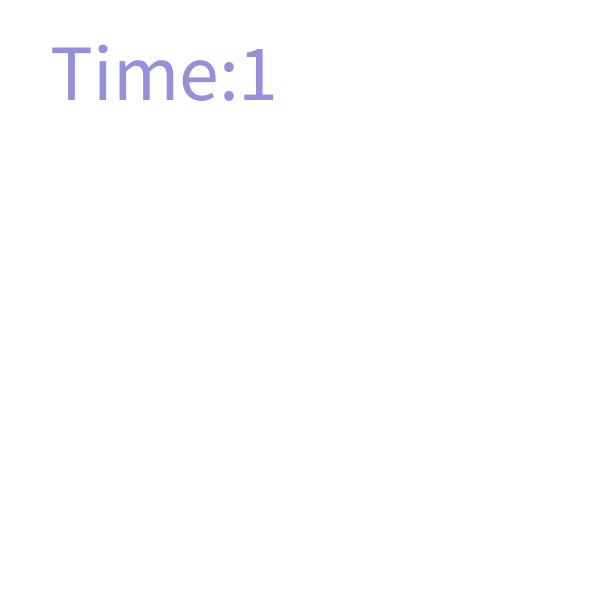
Frame 1 (no input)
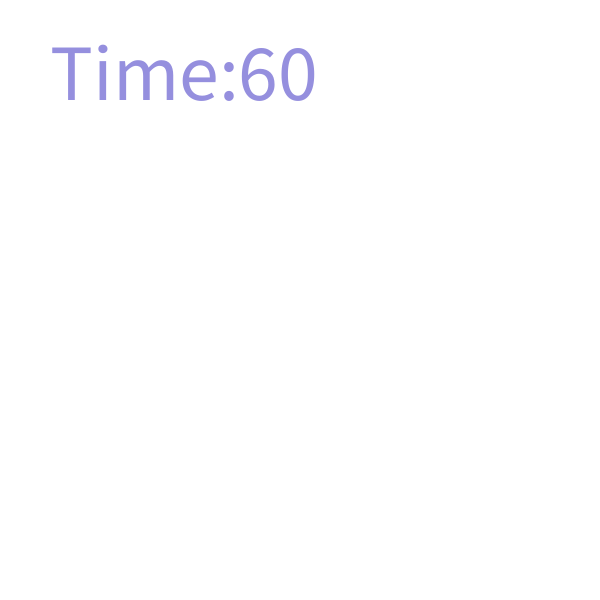
Frame 60 (the mouse pressed at the canvas centre just before this capture)
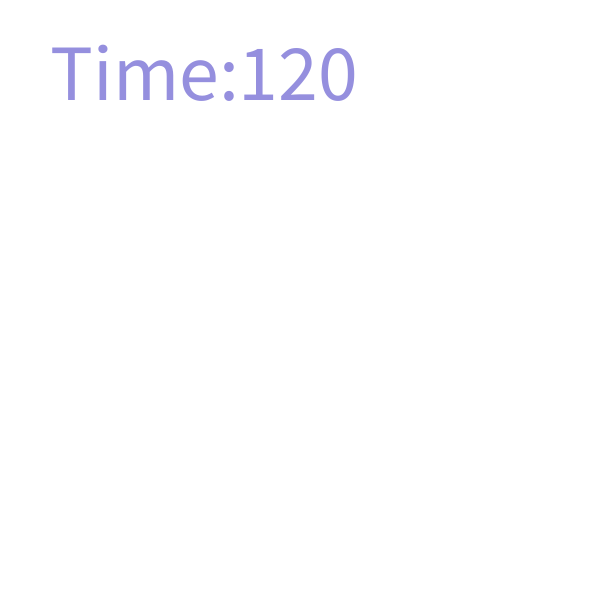
Frame 120 (the mouse held since frame 60 and released just before this capture)

The Processing sketch that drew these frames (run headless with seeded random() and noise(); from frame 60 on, the mouse is pressed at the canvas centre):

// Processing sketch: week08_3_textsize
// ── week08_3_textsize.pde
void setup(){
  size(600,600);//視窗大小
  fill(#958FDE);//文字顏色
  textSize(80);
}
void draw(){
  background(255);//背景白色
  text("Time:"+frameCount,50,100);
}//每秒60frame
